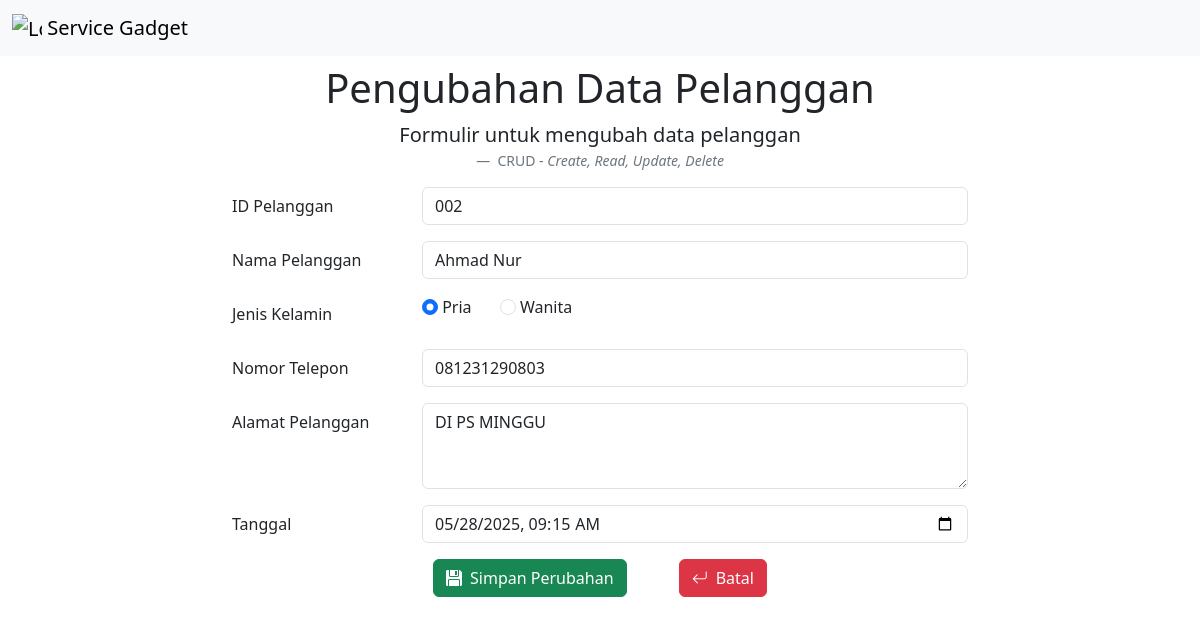
/kelola.php?tombol=ubahPelanggan&ubah=002, run on the app's committed database.
### tables this page shows
CREATE TABLE `pelanggan` (
  `id_pelanggan` varchar(10) NOT NULL,
  `nama_pelanggan` text NOT NULL,
  `jenis_kelamin` text NOT NULL,
  `nomor_telepon` char(20) NOT NULL,
  `alamat` text NOT NULL,
  `tanggal` datetime NOT NULL
);

### kelola.php (the view, shortened to what this page needs)
<!DOCTYPE html>
<html lang="en">
<head>
    <link href="css/bootstrap.min.css" rel="stylesheet">
    <link rel="stylesheet" href="bootstrap-icons/bootstrap-icons.min.css">
    <link rel="stylesheet" href="styles.css">
</head>
<body class="pt-5">
    <nav class="navbar fixed-top bg-body-tertiary">
        <div class="container-fluid">
            <a class="navbar-brand" href="#">
                <img src="img/menu_logo.png" alt="Logo" width="30" height="24" class="d-inline-block align-text-top">
                Service Gadget
            </a>
        </div>
    </nav>
    <div class="container">
                    <?php if (isset($_GET['tombol']) && $_GET['tombol'] == 'ubahPelanggan'): ?>
                        <h1 class="mt-3 text-center">Pengubahan Data Pelanggan</h1>
                        <figure class="text-center">
                            <blockquote class="blockquote">
                                <p>Formulir untuk mengubah data pelanggan</p>
                            </blockquote>
                                <?php endif; ?>
                                <figcaption class="blockquote-footer">
                                    CRUD - <cite title="Source Title">Create, Read, Update, Delete</cite>
                                </figcaption>
                            </figure>
                            <?php if (isset($_GET['tombol']) && $_GET['tombol'] == 'ubahPelanggan'): ?>
                                <?php
                                include 'koneksi.php';
                                    $id_pelanggan = $_GET['ubah'];
                                    $query = "SELECT * FROM pelanggan WHERE id_pelanggan = '$id_pelanggan'";
                                    $sql = mysqli_query($conn, $query) or die(mysqli_error($conn));
                                    $result = mysqli_fetch_assoc($sql);
                                    $nmPelanggan = $result['nama_pelanggan'];
                                    $jnsKelamin = $result['jenis_kelamin'];
                                    $nmrTelepon = $result['nomor_telepon'];
                                    $alamat = $result['alamat'];
                                    $tanggal = $result['tanggal'];
                                ?>
                                <form action="proses.php?formUbah=pelanggan" method="post">
                                    <div class="mb-3 row justify-content-center">
                                        <label for="idPelanggan" class="col-sm-2 col-form-label">
                                            ID Pelanggan
                                        </label>
                                        <div class="col-sm-6">
                                            <input type="text" value="<?= $id_pelanggan; ?>" class="form-control" name="idPelanggan" id="idPelanggan" readonly>
                                        </div>
                                    </div>
                                    <div class="mb-3 row justify-content-center">
                                        <label for="namaPelanggan" class="col-sm-2 col-form-label">
                                            Nama Pelanggan
                                        </label>
                                        <div class="col-sm-6">
                                            <input type="text" value="<?= $nmPelanggan; ?>" class="form-control" name="namaPelanggan" id="namaPelanggan">
                                        </div>
                                    </div>
                                    <div class="mb-3 row justify-content-center">
                                        <label class="col-sm-2 col-form-label">
                                            Jenis Kelamin
                                        </label>
                                        <div class="col-sm-6 align-bottom">
                                            <input class="form-check-input" type="radio" name="jkpria" id="pria" <?php if( $jnsKelamin == 'Pria') echo 'checked'; ?> >
                                            <label class="form-check-label me-4" for="pria">
                                                Pria
                                            </label>
                                            <input class="form-check-input" type="radio" name="jkwanita" id="wanita" <?php if( $jnsKelamin == 'Wanita') echo 'checked'; ?>>
                                            <label class="form-check-label" for="wanita">
                                                Wanita
                                            </label>
                                        </div>
                                    </div>
                                    <div class="mb-3 row justify-content-center">
                                        <label for="nomorTelepon" class="col-sm-2 col-form-label">
                                            Nomor Telepon
                                        </label>
                                        <div class="col-sm-6">
                                            <input type="tel" value="<?= $nmrTelepon; ?>" class="form-control" name="nomorTelepon" id="nomorTelepon">
                                        </div>
                                    </div>
                                    <div class="mb-3 row justify-content-center">
                                        <label for="alamat" class="col-sm-2 col-form-label">Alamat Pelanggan</label>
                                        <div class="col-sm-6">
                                            <textarea class="form-control"  name="alamat" id="alamat" rows="3"><?= $alamat; ?></textarea>
                                        </div>
                                    </div>
                                    <div class="mb-3 row justify-content-center">
                                        <label for="tanggal" class="col-sm-2 col-form-label">Tanggal</label>
                                        <div class="col-sm-6">
                                            <input type="datetime-local" value="<?= $tanggal; ?>" class="form-control" id="tanggal" name="tanggal">
                                        </div>
                                    </div>
                                    <div class="mb-3 row justify-content-center text-center">
                                        <div class="col-sm-6">
                                            <button type="submit" name="aksi" value="edit" class="btn btn-success"><i
                                                        class="bi bi-floppy-fill me-2"></i>Simpan Perubahan</button>
                                            <a href="form_pelanggan.php" type="button" class="btn btn-danger ms-5"><i
                                                    class="bi bi-arrow-return-left me-2"></i>Batal</a>
                                        </div>
                                    </div>
                                </form>
                            <?php endif; ?>
    </div>
</body>
</html>

### styles.css (style rules this page uses)
body { height: 2000px; }

### data on the page
pelanggan: namaPelanggan "Ahmad Nur", jenis_kelamin "☑ Pria", jenis_kelamin "☐ Wanita", nomorTelepon "081231290803", alamat "DI PS MINGGU", tanggal "05/28/2025 09:15"
